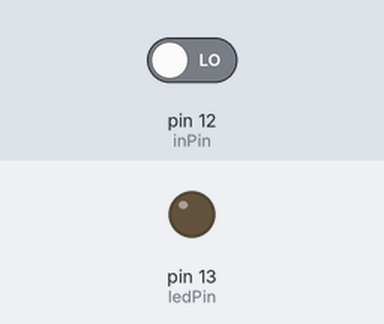
Recording of a sketch running on a simulated Arduino Uno, built with avr-gcc and run on an emulated ATmega328P. Shown: output pins drawn as LEDs (lit = HIGH). Inputs (shaded band) come from the test bench; at power-on: pin 12 (inPin) LOW.

Above: at 1.2 s.
1.3 s: pin 12 (inPin) driven HIGH
At 2.1 s:
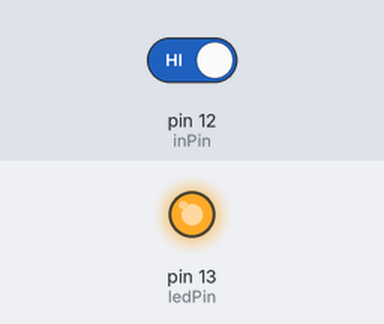
2.8 s: pin 12 (inPin) driven LOW
At 3.2 s:
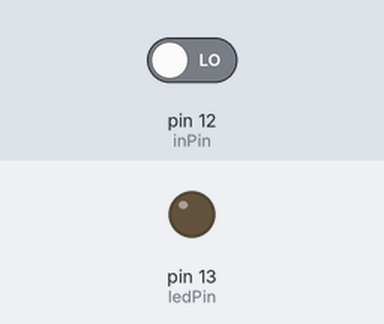
Timing chart, 0 to 5.8 s (numbered marks = the images above; inputs shaded):
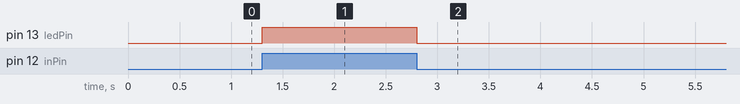

The sketch:

Pulsador_arduino.ino
```cpp
 int ledPin = 13;
 int inPin = 12;
void setup() {
  pinMode(ledPin, OUTPUT);
  pinMode(inPin, INPUT);
}
void loop()
{
  digitalWrite(ledPin, digitalRead(inPin));
}
```

Measured:
- after the input at 1.3 s, pin 13 (ledPin): LOW → HIGH at once
- after the input at 2.8 s, pin 13 (ledPin): HIGH → LOW at once
